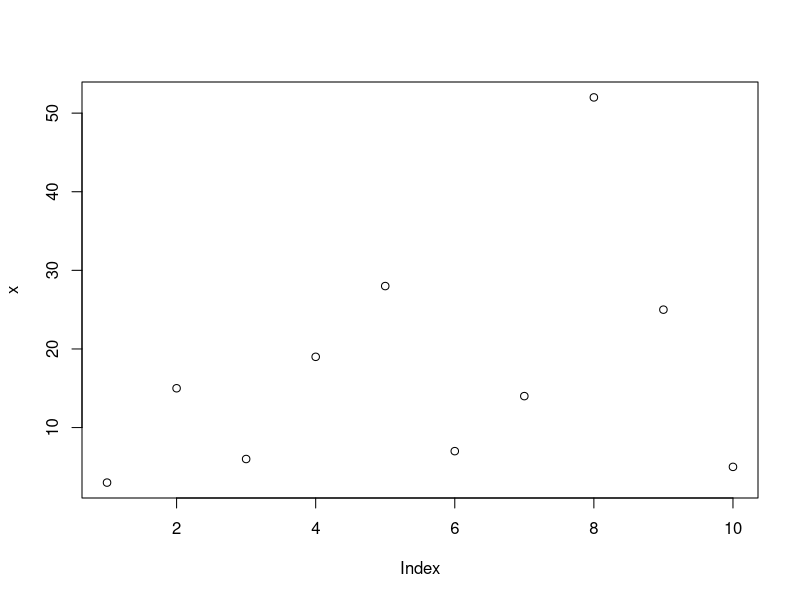
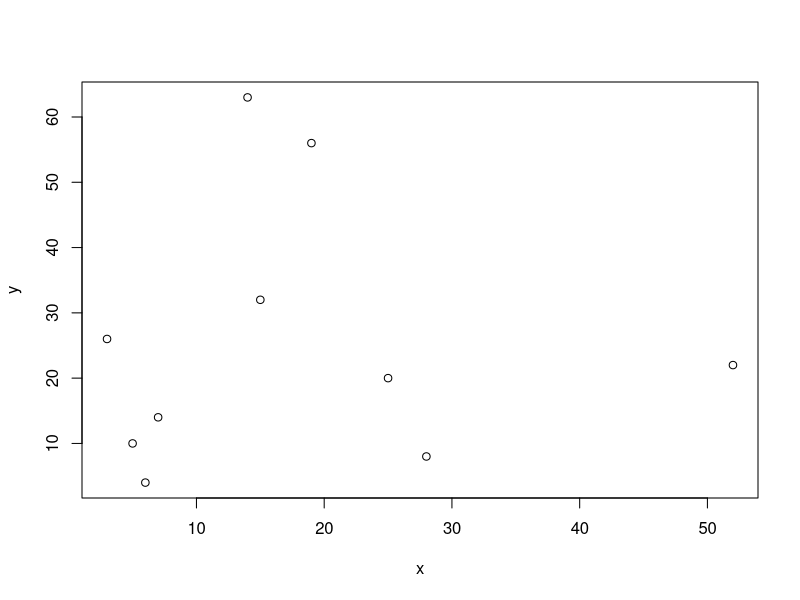
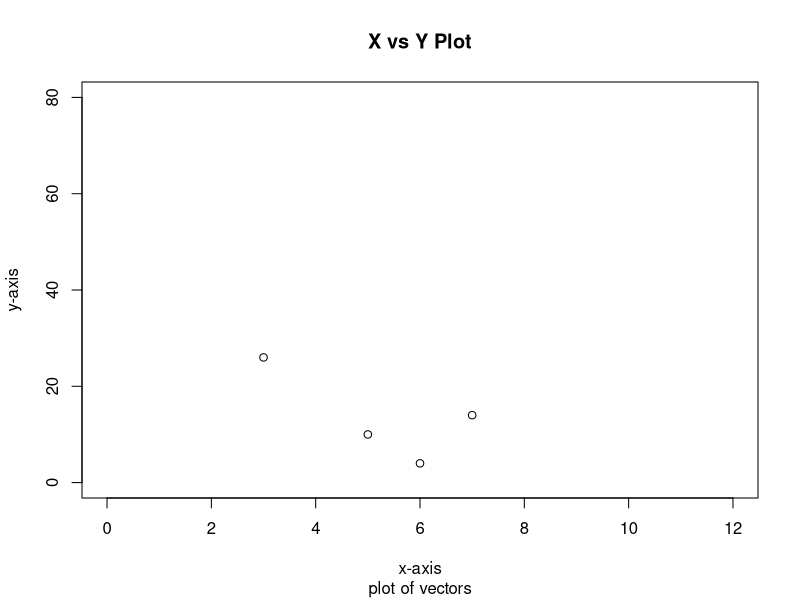
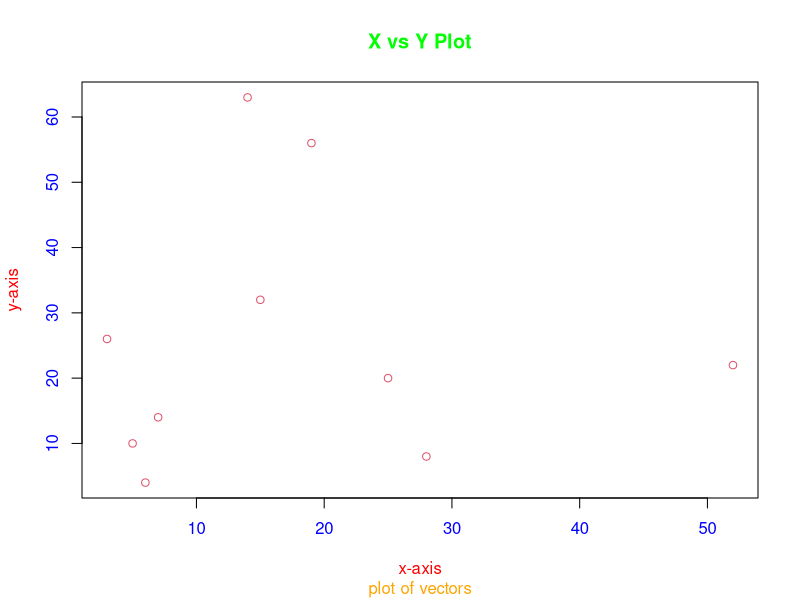
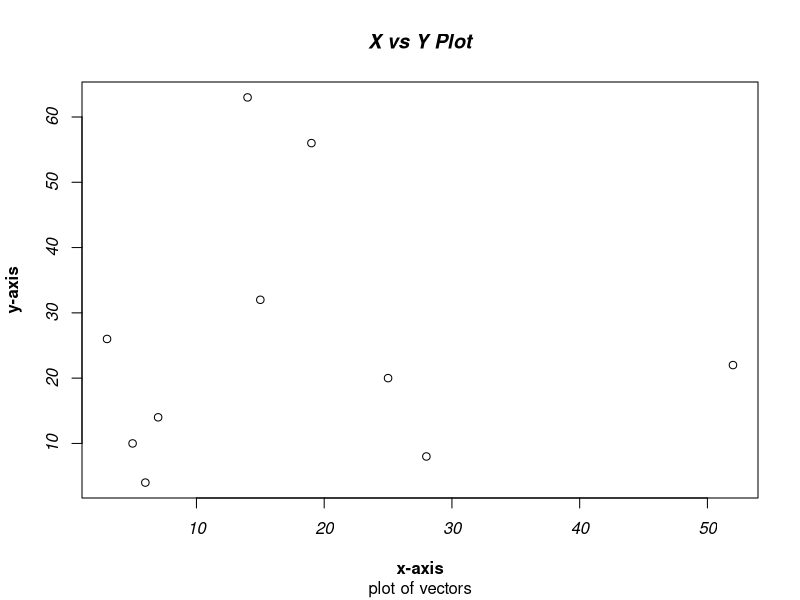
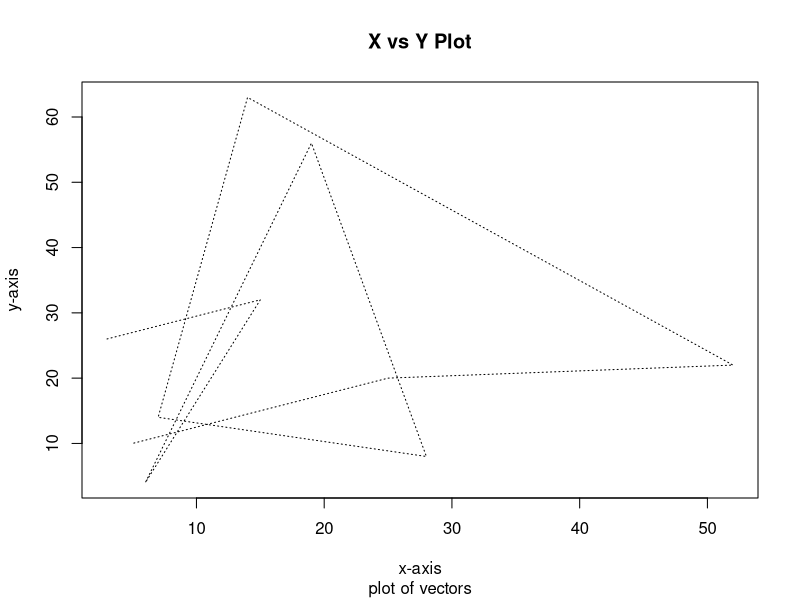
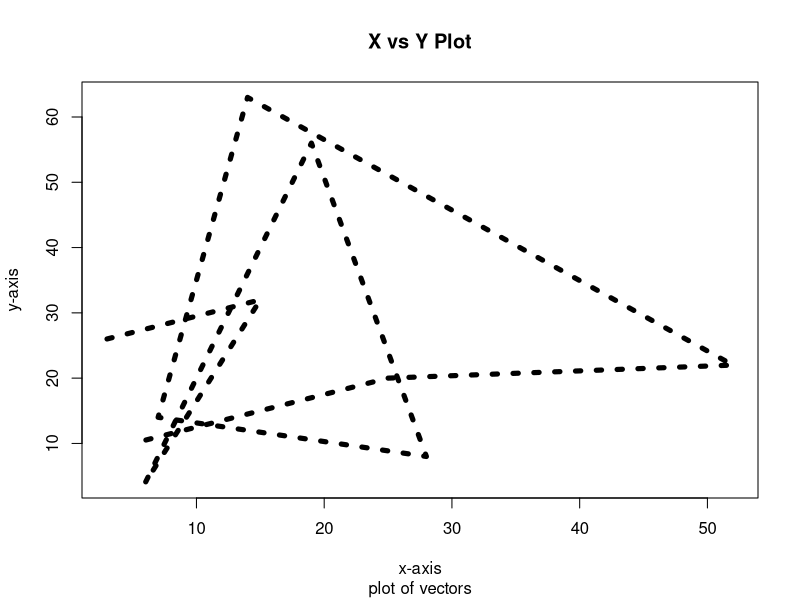
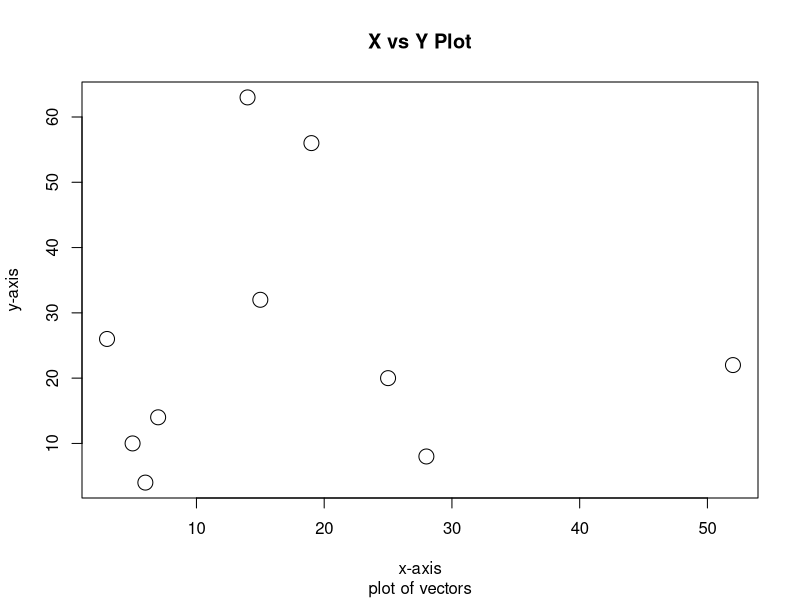

Recreate these plots in R, in order.
# initialise vectors

x<-c(3,15,6,19,28,7,14,52,25,5)
plot(x)

y<-c(26,32,4,56,8,14,63,22,20,10)
plot(x,y)

# adding labels, main text and limit x and y
plot(x,y,xlab="x-axis", ylab="y-axis",main="X vs Y Plot", sub = "plot of vectors",xlim=c(0,12),ylim=c(0,80)) 

# adding colors to plot
# col --> grafik üzerindeki noktalar kırmızı (10) oldu
# col.lab --> y ve x ekseni açıklama yazıları kırmızı (red) oldu
# col.sub --> grafiğin altındaki açıklama turuncu (orange) oldu
# col.axis --> x ve y ekseninde yer alan değerler mavi (blue) oldu
# col.main --> Grafiğin en üstünde yer alan yazı yeşil (green) oldu
plot(x,y,col=10,xlab="x-axis", ylab="y-axis",main="X vs Y Plot", sub = "plot of vectors",col.lab="red",col.sub="orange",col.axis="blue",col.main="green") 

# adding fonts
# font --> 1:plain, 2:bold, 3:italic, 4:bold italic, 5:symbol
plot(x,y,xlab="x-axis", ylab="y-axis",main="X vs Y Plot", sub = "plot of vectors",font.main=4,font.lab=2,font.axis=3,font.sub=1)

# working with lines
# type="l" --> çizginin türü (line)
# lwd=5 --> line width (çizginin kalınlığı)
# lty --> line type
plot(x,y,type="l",lty=3,xlab="x-axis", ylab="y-axis",main="X vs Y Plot", sub = "plot of vectors")
plot(x,y,type="l",lty=3,lwd=5,xlab="x-axis", ylab="y-axis",main="X vs Y Plot", sub = "plot of vectors")



# text and symbol size
# cex=2 --> grafik üzerindeki yuvarlarığın büyüklüğü (1:küçük, 2:daha büyük, ...)
plot(x,y,xlab="x-axis", ylab="y-axis",main="X vs Y Plot", sub = "plot of vectors",cex=2) 
